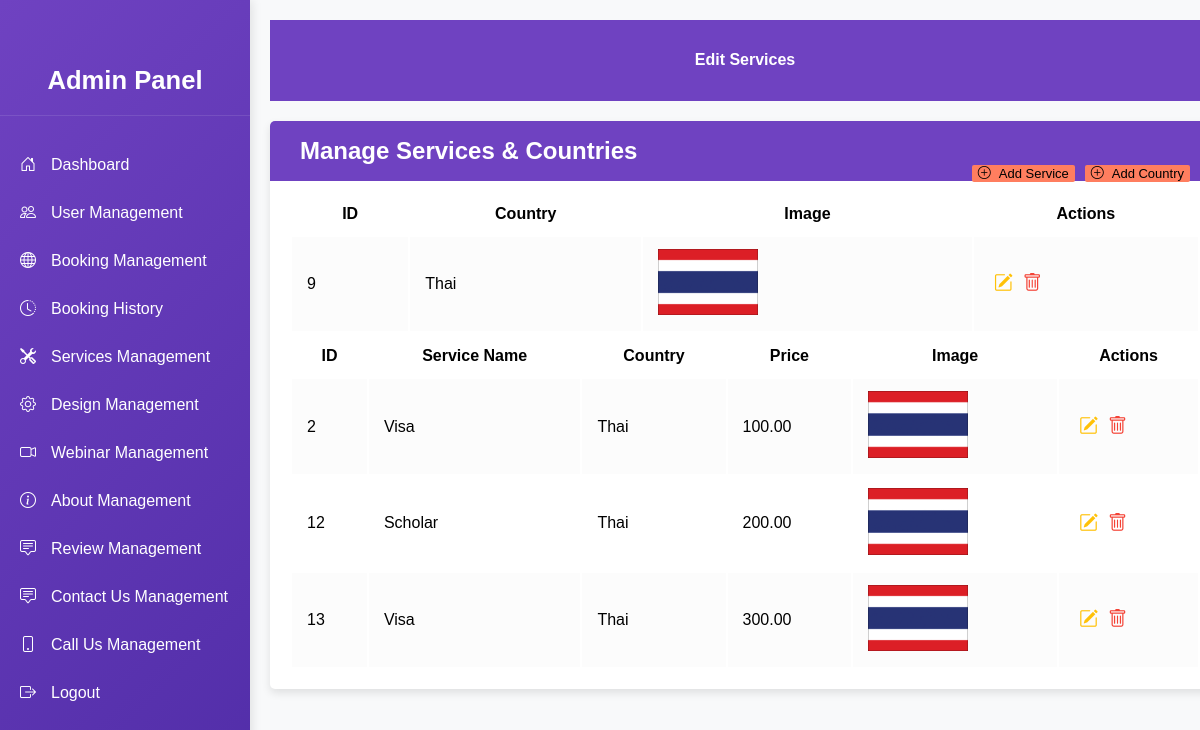
Screenshot of /admin/services_edit.php with the database file from the repository.
### tables this page shows
CREATE TABLE `countries` (
  `id` int(11) NOT NULL,
  `name` varchar(255) NOT NULL,
  `image_path` varchar(255) NOT NULL
);

CREATE TABLE `services` (
  `id` int(11) NOT NULL,
  `country_id` int(11) NOT NULL,
  `service_name` varchar(255) NOT NULL,
  `image_path` varchar(255) NOT NULL,
  `price` decimal(10,2) NOT NULL
);

### admin/services_edit.php (the view, shortened to what this page needs)
<?php
include('dbcon.php');
$countriesQuery = "SELECT * FROM countries";
$countriesResult = mysqli_query($conn, $countriesQuery);
$servicesQuery = "SELECT services.id, services.service_name, services.image_path AS service_image, services.price, countries.name AS country_name FROM services JOIN countries ON services.country_id = countries.id";
$servicesResult = mysqli_query($conn, $servicesQuery);
?>
<!DOCTYPE html>
<html lang="en">
<head>
    <link href="https://cdn.jsdelivr.net/npm/bootstrap-icons/font/bootstrap-icons.css" rel="stylesheet">
</head>
<body>
<div class="wrapper">
         <div class="sidebar">
    <h3 class="text-center py-3">Admin Panel</h3>
    <a href="dashboard.php"><i class="bi bi-house-door"></i> Dashboard</a>
    <a href="users_edit.php"><i class="bi bi-people"></i> User Management</a>
    <a href="booking_edit.php"><i class="bi bi-globe"></i> Booking Management</a>
    <a href="booking_history.php"><i class="bi bi-clock-history"></i> Booking History</a>
    <a href="services_edit.php"><i class="bi bi-tools"></i> Services Management</a>
    <a href="design_edit.php"><i class="bi bi-gear"></i> Design Management</a>
    <a href="webinar_edit.php"><i class="bi bi-camera-video"></i> Webinar Management</a>
    <a href="about_us_management.php"><i class="bi bi-info-circle"></i> About Management</a>
    <a href="review_management.php"><i class="bi bi-chat-square-text"></i> Review Management</a>
    <a href="contact_us_management.php"><i class="bi bi-chat-square-text"></i> Contact Us Management</a>
    <a href="call_us_management.php"><i class="bi bi-phone"></i> Call Us Management</a>
    <a href="logout.php"><i class="bi bi-box-arrow-right"></i> Logout</a>
</div>
    <div class="content">
        <div class="top-navbar">
            <h4>Edit Services</h4>
        </div>
        <div class="table-wrapper">
            <div class="table-title">
                <h2>Manage <b>Services & Countries</b></h2>
                <button class="btn btn-primary" onclick="openForm('countryForm')"><i class="bi bi-plus-circle"></i> Add Country</button>
                <button class="btn btn-primary" onclick="openForm('serviceForm')"><i class="bi bi-plus-circle"></i> Add Service</button>
            </div>
            <table class="table table-striped table-hover">
    <thead>
        <tr>
            <th>ID</th>
            <th>Country</th>
            <th>Image</th>
            <th>Actions</th>
        </tr>
    </thead>
    <tbody>
        <?php
        if ($countriesResult) {
            while ($row = mysqli_fetch_assoc($countriesResult)) {
                echo "<tr>";
                echo "<td>" . $row['id'] . "</td>";
                echo "<td>" . $row['name'] . "</td>";
                echo "<td><img src='" . $row['image_path'] . "' alt='Country Image' width='100'></td>";
                echo "<td>";
                echo "<a href='edit_country.php?id=" . $row['id'] . "' class='edit'><i class='bi bi-pencil-square'></i></a>";
                echo "<a href='services_edit.php?delete_country=" . $row['id'] . "' class='delete'><i class='bi bi-trash'></i></a>";
                echo "</td>";
                echo "</tr>";
            }
        }
        ?>
    </tbody>
</table>
            <table class="table table-striped table-hover">
                <thead>
                    <tr>
                        <th>ID</th>
                        <th>Service Name</th>
                        <th>Country</th>
                        <th>Price</th>
                        <th>Image</th>
                        <th>Actions</th>
                    </tr>
                </thead>
                <tbody>
                    <?php
                    if ($servicesResult) {
                        while ($row = mysqli_fetch_assoc($servicesResult)) {
                            echo "<tr>";
                            echo "<td>" . $row['id'] . "</td>";
                            echo "<td>" . $row['service_name'] . "</td>";
                            echo "<td>" . $row['country_name'] . "</td>";
                            echo "<td>" . $row['price'] . "</td>";
                            echo "<td><img src='" . $row['service_image'] . "' alt='Service Image' width='100'></td>";
                            echo "<td>";
                            echo "<a href='edit_service.php?id=" . $row['id'] . "' class='edit'><i class='bi bi-pencil-square'></i></a>";
                            echo "<a href='services_edit.php?delete_service=" . $row['id'] . "' class='delete'><i class='bi bi-trash'></i></a>";
                            echo "</td>";
                            echo "</tr>";
                        }
                    }
                    ?>
                </tbody>
            </table>
        </div>
    </div>
</div>
</body>
</html>

### admin/services_edit.php (style rules this page uses)
body, html { margin: 0; padding: 0; width: 100%; height: 100%; overflow-x: hidden; font-family: 'Poppins', sans-serif; background-color: #f8f9fa; }
.wrapper { display: flex; flex-direction: column; width: 100%; height: 100vh; }
.sidebar { background: linear-gradient(135deg, #6f42c1, #512da8); color: #fff; min-width: 250px; height: 100%; padding-top: 20px; position: fixed; top: 0; left: 0; transition: all 0.3s; z-index: 1050; box-shadow: 2px 0 10px rgba(0, 0, 0, 0.1); }
.sidebar h3 { color: #fff; text-align: center; padding: 20px 0; font-size: 1.6em; border-bottom: 1px solid rgba(255, 255, 255, 0.1); }
.sidebar a { color: #fff; display: flex; align-items: center; padding: 15px 20px; text-decoration: none; transition: background 0.3s, padding-left 0.3s; }
.sidebar a .bi { margin-right: 15px; }
.content { margin-left: 250px; width: calc(100% - 250px); padding: 20px; transition: all 0.3s; }
.top-navbar { background: #6f42c1; color: #fff; padding: 10px; margin-bottom: 20px; text-align: center; }
.table-wrapper { background: #fff; padding: 20px; border-radius: 5px; box-shadow: 0 4px 8px rgba(0, 0, 0, 0.1); }
.table-title { background: #6f42c1; color: #fff; padding: 16px 30px; margin: -20px -20px 10px; border-radius: 5px 5px 0 0; }
.table-title h2 { margin: 0; font-size: 24px; }
.table-title .btn { float: right; font-size: 13px; background: #ff7e5f; border: none; min-width: 50px; border-radius: 2px; margin-left: 10px; }
.table-title .btn i { margin-right: 5px; }
table.table { border-color: #e9e9e9; width: 100%; }
table.table th, table.table td { padding: 12px 15px; vertical-align: middle; border-color: #e9e9e9; }
table.table-striped tbody tr:nth-of-type(odd) { background-color: #fcfcfc; }
table.table td a { color: #a0a5b1; margin: 0 5px; }
table.table td a.edit { color: #ffc107; }
table.table td a.delete { color: #f44336; }
table.table td i { font-size: 19px }

### rows the page displays
countries: id "9", name "Thai", image_path (picture)
services: id "2", service_name "Visa", country.name "Thai", price "100.00", image_path (picture)
services: id "12", service_name "Scholar", country.name "Thai", price "200.00", image_path (picture)
services: id "13", service_name "Visa", country.name "Thai", price "300.00", image_path (picture)
